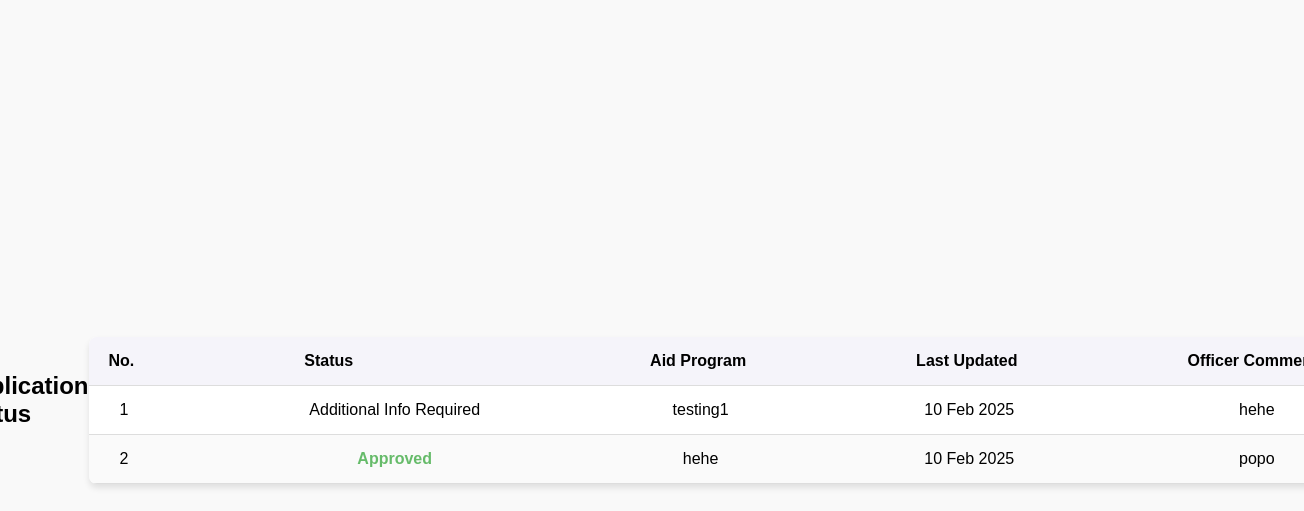
Before: /programs/applications/ (signed in) with the older database file.
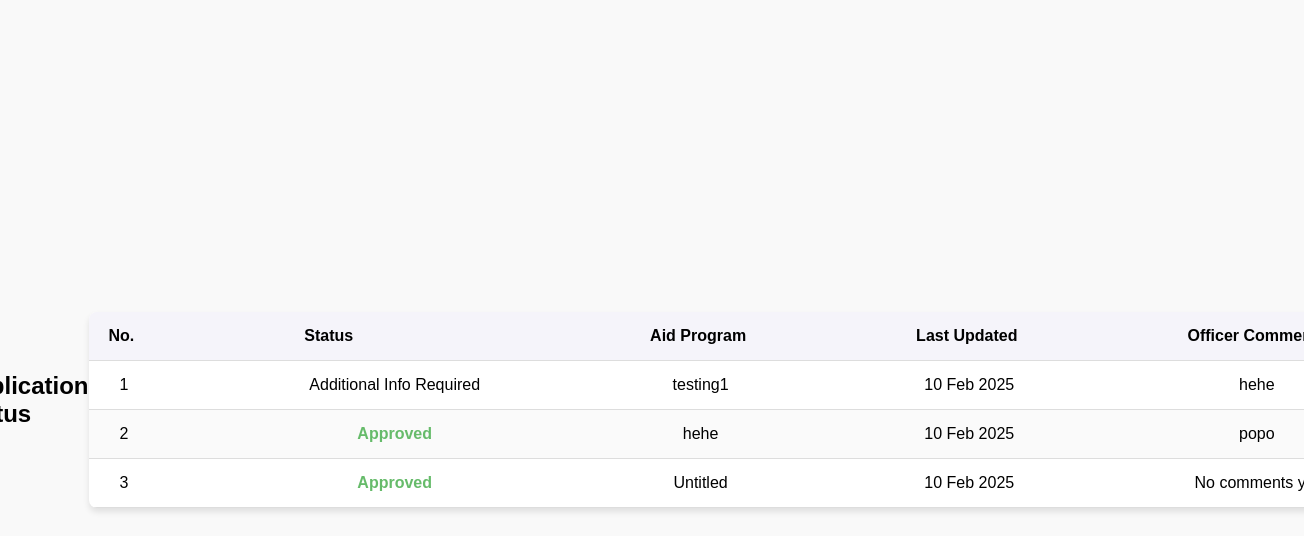
After: the same page with the newer database file.
### programs/models.py (models this page shows, shortened)
class ApplicationStatus(models.Model):
    STATUS_CHOICES = [
        ('pending', 'Pending'),
        ('under_review', 'Under Review'),
        ('approved', 'Approved'),
        ('rejected', 'Rejected'),
        ('additional_info', 'Additional Info Required'),
        ('submitted_to_funder', 'Submitted to Funder'),
    ]
    aid_program = models.ForeignKey(AidProgram, on_delete=models.CASCADE)
    student = models.ForeignKey(settings.AUTH_USER_MODEL, on_delete=models.CASCADE, null=True, blank=True)    # Links the application to a student (user model).
    aid_officer = models.ForeignKey(settings.AUTH_USER_MODEL, on_delete=models.SET_NULL, null=True, blank=True, related_name="reviews")
    status = models.CharField(max_length=20, choices=STATUS_CHOICES, default='pending')
    last_update = models.DateField(default=now)
    supporting_document = models.FileField(upload_to="documents/", null=True, blank=True)
    officer_comment = models.TextField(blank=True, null=True)
    allocated_funds = models.DecimalField(max_digits=10, decimal_places=2, null=True, blank=True)

class AidProgram(models.Model):
    STATUS_CHOICES = [
        ('OPEN', 'Open'),
        ('CLOSE', 'Close'),
    ]
    LOCALITY_CHOICES = [
        ('LOCAL', 'Local'),
        ('INTERNATIONAL', 'International'),
    ]
    LEVEL_CHOICES = [
        ('UNDERGRADUATE', 'Undergraduate'),
        ('POSTGRADUATE', 'Postgraduate'),
    ]
    APPROVAL_CHOICES = [
        ('PENDING', 'Pending'),
        ('APPROVED', 'Approved'),
        ('REJECTED', 'Rejected'),
    ]
    name = models.CharField(max_length=255)
    owner = models.CharField(max_length=255)
    aid_type = models.CharField(max_length=100)
    level = models.CharField(max_length=20, choices=LEVEL_CHOICES)
    locality = models.CharField(max_length=20, choices=LOCALITY_CHOICES)
    status = models.CharField(max_length=10, choices=STATUS_CHOICES, default='OPEN')
    eligibility = models.TextField(blank=True, null=True)
    closing_date = models.DateField()
    required_documents = models.TextField(blank=True, null=True)
    total_funds = models.DecimalField(max_digits=12, decimal_places=2, null=True, blank=True)
    proposed_by = models.ForeignKey(settings.AUTH_USER_MODEL, on_delete=models.CASCADE, null=True, blank=True)
    approval_status = models.CharField(max_length=10, choices=APPROVAL_CHOICES, default='PENDING')

### programs/views.py (the view)
# urls.py: path('applications/', application_status_view, name='application_status_view'),
@login_required
def application_status_view(request):
    applications = ApplicationStatus.objects.filter(student=request.user)
    return render(request, 'application_status.html', {'applications': applications})

### programs/templates/application_status.html (shortened to what this page needs)
{% extends 'base.html' %}
{% load static %}
{% block statics %}
    <link rel="stylesheet" href="{% static 'css/application_status.css' %}">
{% endblock statics %}
{% block content %}
<h2>Application Status</h2>
<div class="container mt-4">
    {% if applications %}
    <div class="table-container">
        <table>
            <thead>
                <tr>
                    <th>No.</th>
                    <th>Status</th>
                    <th>Aid Program</th>
                    <th>Last Updated</th>
                    <th>Officer Comments</th>
                </tr>
            </thead>
            <tbody>
                {% for app in applications %}
                <tr>
                    <td>{{ forloop.counter }}</td>
                    <td class="badge-{{ app.status|lower }}">{{ app.get_status_display }}</td>
                    <td>{{ app.aid_program.name }}</td>
                    <td>{{ app.last_update|date:"d M Y" }}</td>
                    <td>{{ app.officer_comment|default:"No comments yet" }}</td>
                </tr>
                {% empty %}
                <tr>
                    <td colspan="5">No applications available.</td>
                </tr>
                {% endfor %}
            </tbody>
        </table>
    </div>
    {% else %}
    <div class="alert alert-info">You have not applied for any aid programs yet.</div>
    {% endif %}
</div>
{% endblock %}

### template/base.html (shortened to what this page needs)
{%load static%}
<!DOCTYPE html>
<html lang="en">
<head>
  <link rel="stylesheet" href="{%static "css/main.css" %}">
  {% block statics %}{% endblock statics %}
</head>
<body>
  {% block content %}
  {% endblock content %}
</body>
</html>

### static/css/main.css (style rules this page uses)
body { font-family: Arial, sans-serif; margin: 0; padding: 0; background-color: #f9f9f9; min-height: 100vh; display: flex; justify-content: center; align-items: center; }

### programs/static/css/application_status.css (style rules this page uses)
table { width: 100%; border-collapse: collapse; margin-top: 20px; background-color: #fff; box-shadow: 0 4px 6px rgba(0, 0, 0, 0.1); border-radius: 8px; overflow: hidden; }
thead th { background-color: #f5f4fa; padding: 15px 20px; text-align: left; font-weight: bold; }
tbody tr:nth-child(even) { background-color: #fafafa; }
td, th { padding: 15px 25px; text-align: center; border-bottom: 1px solid #ddd; white-space: nowrap; }
td:not(:last-child), th:not(:last-child) { padding-right: 150px; }
.badge-approved { color: #66bb6a; font-weight: bold; }
h2 { text-align: left; font-weight: bold; margin-bottom: 20px; }

Changed rows visible on the page:
added ApplicationStatus: status "Approved", aid_program.name "Untitled", last_update "10 Feb 2025", officer_comment "No comments…"
